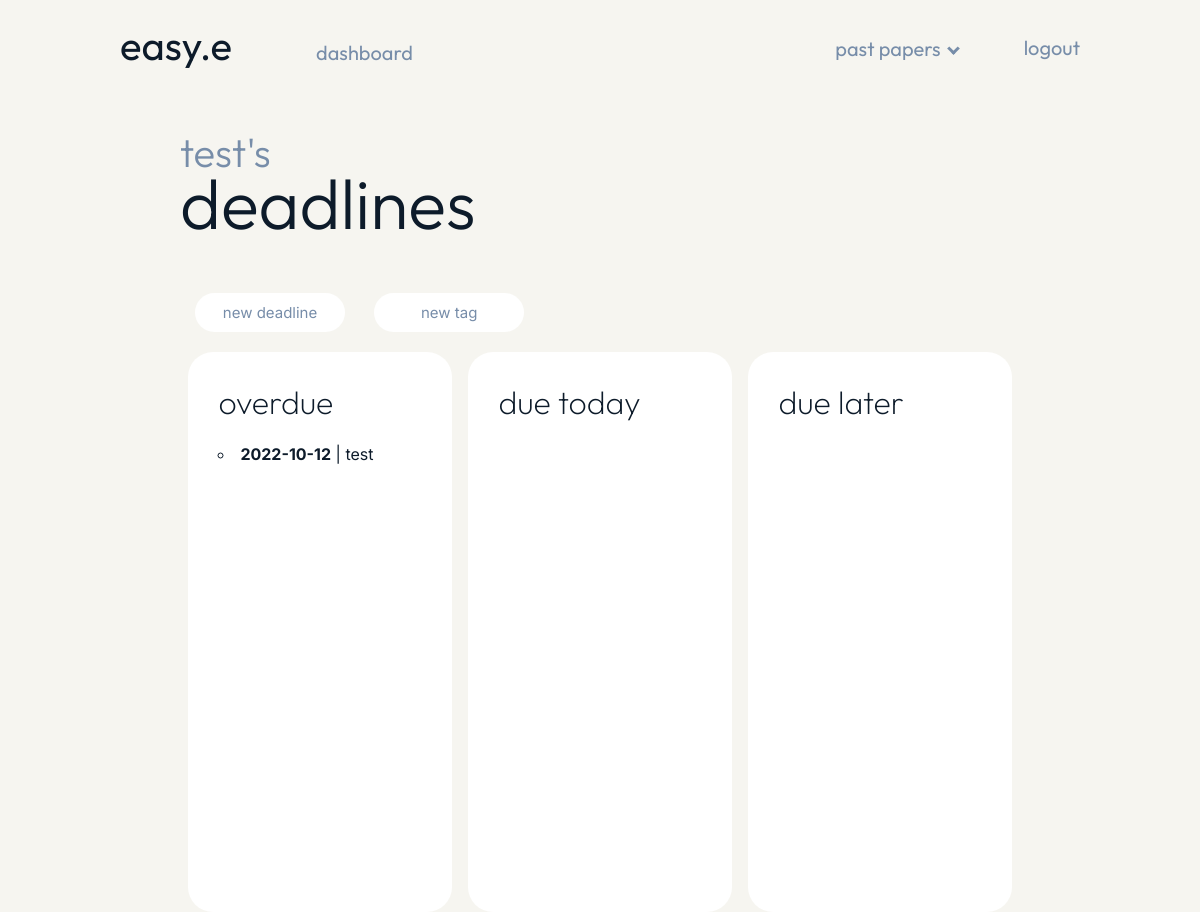
The app's page /deadlines (signed in) with its own data.
### models.py (models this page shows, shortened)
class User(UserMixin, db.Model):
    __tablename__ = "user_login"
    id = db.Column(db.Integer, primary_key=True)
    name = db.Column(db.Text())
    user_name = db.Column(db.String(15), unique=True)
    user_email = db.Column(db.String(50), unique=True)
    user_password = db.Column(db.String(80))
    todo = db.relationship("Todo", backref="todo")

class Deadline(db.Model):
    __tablename__ = "deadline"
    id = db.Column(db.Integer, primary_key=True)
    user = db.Column(db.Integer, db.ForeignKey("user_login.id"))
    date = db.Column(db.Date)
    name = db.Column(db.String())
    tags = db.relationship("Tag", secondary=DeadlineTag, back_populates="deadlines")

### main.py (the view)
@app.route("/deadlines")
@login_required
def deadlines():
    overdue_items = (  # Filters deadlines that are overdue.
        db.session.query(models.Deadline)
        .filter(models.Deadline.date < date.today()).filter_by(user=current_user.id)
        .all()
    )
    today_items = (  # Filters deadlines due today.
        db.session.query(models.Deadline)
        .filter(models.Deadline.date == date.today()).filter_by(user=current_user.id)
        .all()
    )
    later_items = (  # Filters deadlines due in the future.
        db.session.query(models.Deadline)
        .filter(models.Deadline.date > date.today()).filter_by(user=current_user.id)
        .all()
    )
    return render_template(
        "deadlines.html",
        name=current_user.name,
        overdue_items=overdue_items,
        today_items=today_items,
        later_items=later_items,
    )

### main.py (called while the page is built)
@login_manager.user_loader
def load_user(user_id):
    return models.User.query.get(int(user_id))

### templates/deadlines.html (shortened to what this page needs)
{% extends "layout_user.html" %}
{% block content %}
<div class="page">
    <div class="deadlines_header">
        <h1 class="welcome">{{ name }}'s</h1>
        <h1 class="welcome_name">deadlines</h1>
        <span>
            <a class="new_deadline_button" href="{{url_for('page_unavailable')}}"><button>new deadline</button></a>
            <a class="new_deadline_button" href="{{url_for('page_unavailable')}}"><button>new tag</button></a>
        </span>
    </div>
    <div class="deadlines_container">
        <div class="deadlines_sections">
            <h1 class="dashboard_subheadings">overdue</h1>
            {% for item in overdue_items %}
            <div class="deadline_div">
                <li><span>{{ item.date }}</span> | {{ item.name }} </li>
            </div>
            {% endfor %}
        </div>
        <br>
        <div class="deadlines_sections">
            <h1 class="dashboard_subheadings">due today</h1>
        </div>
        <br>
        <div class="deadlines_sections">
            <h1 class="dashboard_subheadings">due later</h1>
        </div>
    </div>
</div>
{% endblock %}

### static/styles.css (style rules this page uses)
body { background-color: #f6f5f0; margin: 0; padding: 0; }
.page { width: 70%; margin: auto; }
.welcome { font-weight: 300; color: #778da9; user-select: none; }
.welcome_name { font-weight: 300; font-size: 70px; padding-top: 0; margin-top: -45px; color: #0d1b2a; user-select: none; word-wrap: break-word; }
.dashboard_subheadings { font-family: 'Outfit', sans-serif; font-weight: 200; margin-top: 0; color: #0d1b2a; position: sticky; width: fit-content; display: inline-block; }
::placeholder { color: #778da9; font-weight: normal; }
.deadlines_header { font-family: 'Outfit', sans-serif; padding-top: 30px; font-size: 20px; width: 100%; margin-bottom: 0; }
.new_deadline_button button { color: #778da9; border-radius: 20px; padding: 10px; border: none; background-color: white; font-family: 'Inter', sans-serif; margin-left: 15px; transition-duration: 0.2s; cursor: pointer; font-size: 15px; margin-right: 10px; margin-bottom: 20px; width: 150px; }
.deadlines_container { display: inline-flex; width: 100%; }
.deadlines_sections { width: 80%; background-color: white; height: 500px; border-radius: 25px; margin-right: 1%; margin-left: 1%; padding: 30px; }
.deadline_div { font-family: 'Inter', sans-serif; list-style: circle; color: #0d1b2a; }
.deadline_div span { color: #0d1b2a; font-weight: bold; }

### records on screen
User: name "test"
Deadline: date "2022-10-12", name "test"
